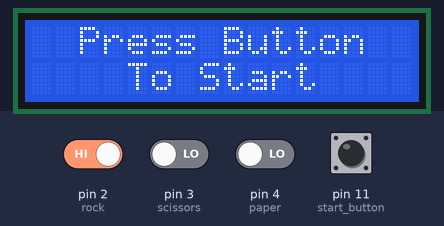
A sketch run on a simulated Arduino Uno, built with avr-gcc and run on an emulated ATmega328P. On the bench: 16×2 character LCD. The test bench sets the inputs (shaded band); at power-on: pin 2 (rock), pin 11 (start_button) HIGH, pin 3 (scissors), pin 4 (paper) LOW. Random numbers use the default seed unless the sketch sets one.

Above: at 1.2 s.
1.3 s: pin 11 (start_button) pulled LOW for 0.15 s
At 1.6 s:
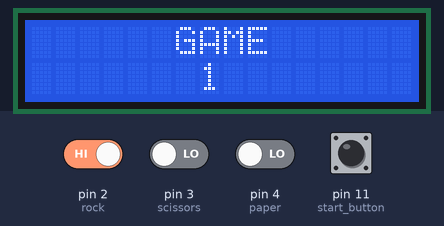
At 2.6 s:
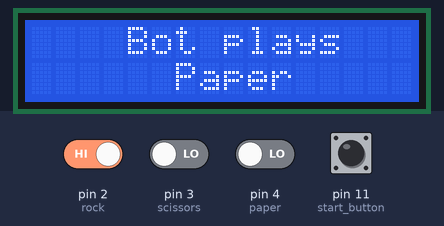
4.4 s: pin 3 (scissors) driven HIGH and pin 4 (paper) driven HIGH
7.4 s: pin 2 (rock) driven LOW
At 11.6 s:
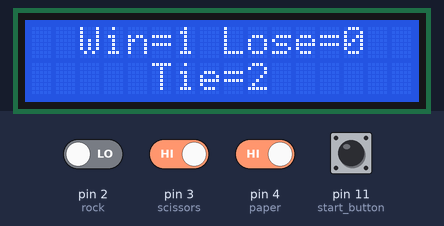
Timing chart, 0 to 13.1 s (numbered marks = the images above; inputs shaded):
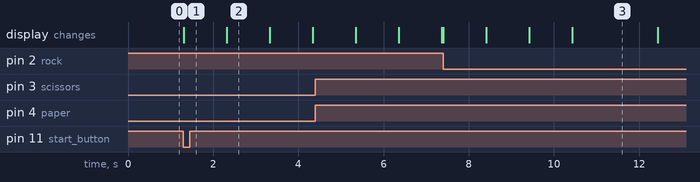

Measured:
- after the input at 1.3 s, the display: changes at once (image 1)
- after the input at 7.4 s, the display: first changes at once (image 3 shows a later state)
- what the display in image 2 shows lasts 1.0 s, from 2.3 s to 3.3 s

The sketch:

RPS_LCD.ino
```cpp
//Define lcd library
#include <LiquidCrystal.h>

//these are constants for input
const int rock=2;
const int paper=4;
const int scissors=3;

//this is the constant for the start button
const int start_button=11;

//these are global variables that count how mnay wins, losses, and ties a person has
int win;
int lose;
int tie;

//defines pins for lcd screen
LiquidCrystal lcd(5, 6, 7, 8, 9, 10);

//makes all LED's input or output
void setup(){
  lcd.begin(16, 2);
  pinMode(rock, INPUT);
  pinMode(paper, INPUT);
  pinMode(scissors, INPUT);
  pinMode(start_button, INPUT);
  Serial.begin(9600);
}

void loop(){
  //makes win, lose, and tie 0
  win=0;
  lose=0;
  tie=0;
  lcd.setCursor(0, 0);
  lcd.print("  Press Button  ");
  lcd.setCursor(0, 1);
  lcd.print("    To Start    ");//tells them to press the start button
  int button_read=digitalRead(start_button);
  if (button_read==LOW){//waits for them to press it
  lcd.clear();
  lcd.setCursor(0, 0);
  lcd.print("  Rock, Paper,  ");
  lcd.setCursor(0, 1);
  lcd.print("   or Scissors  ");//tells them to press rock paper or scissors
  for (int i=1; i<4; i++){//runs three times because it is best of three
  int rockbutton=digitalRead(rock);
  int paperbutton=digitalRead(paper);
  int scissorsbutton=digitalRead(scissors);//reads all three buttons
  while (rockbutton==HIGH && paperbutton==HIGH && scissorsbutton==HIGH){//waits for one to be pressed
  rockbutton=digitalRead(rock);
  paperbutton=digitalRead(paper);
  scissorsbutton=digitalRead(scissors);//reads them again
  }
    lcd.clear();
    int rps=random(1, 4);//generates a random number and turns on LED based on that number
    if (rps==1){
      lcd.setCursor(0,0);
      lcd.print("      GAME      ");
      lcd.setCursor(0,1);
      lcd.print("       ");
      lcd.print(i, DEC);
      lcd.print("        ");//prints what game they are on
      delay(1000);
      lcd.clear();
      lcd.setCursor(0, 0);
      lcd.print("    Bot plays   ");//says what the bot plays
      lcd.setCursor(0, 1);
      lcd.print("      Rock      ");
      delay(1000);
    }
    else if (rps==2){
      lcd.setCursor(0,0);
      lcd.print("      GAME      ");
      lcd.setCursor(0,1);
      lcd.print("       ");
      lcd.print(i, DEC);
      lcd.print("        ");//prints what game they are on
      delay(1000);
      lcd.clear();
      lcd.setCursor(0, 0);
      lcd.print("    Bot plays   ");
      lcd.setCursor(0, 1);
      lcd.print("      Paper     ");//says what the bot plays
      delay(1000);
    }
    else if (rps==3){
      lcd.setCursor(0,0);
      lcd.print("      GAME      ");
      lcd.setCursor(0,1);
      lcd.print("       ");
      lcd.print(i, DEC);
      lcd.print("        ");//prints what game they are on
      delay(1000);
      lcd.clear();
      lcd.setCursor(0, 0);
      lcd.print("    Bot plays   ");
      lcd.setCursor(0, 1);
      lcd.print("    Scissors    ");//says what the bot plays
      delay(1000);
    }
    //the next 9 ifs determine who wins based on what the bot plays and what button the person pressed. Then they print whether you won, lost, or tied. Also adds to variables win, lose, and tie as the game goes on
    if (rockbutton==LOW && rps==1){
      lcd.clear();
      lcd.setCursor(0, 0);
      lcd.print("       YOU      ");
      lcd.setCursor(0, 1);
      lcd.print("       TIE      ");
      delay(1000);
      tie++;
      lcd.clear();
      lcd.setCursor(0, 0);
      lcd.print("  Rock, Paper,  ");
      lcd.setCursor(0, 1);
      lcd.print("   or Scissors  ");
    }
    else if (rockbutton==LOW && rps==2){
      lcd.clear();
      lcd.setCursor(0, 0);
      lcd.print("       YOU      ");
      lcd.setCursor(0, 1);
      lcd.print("      LOSE      ");
      delay(1000);
      lose++;
      lcd.clear();
      lcd.setCursor(0, 0);
      lcd.print("  Rock, Paper,  ");
      lcd.setCursor(0, 1);
      lcd.print("   or Scissors  ");
    }
    else if (rockbutton==LOW && rps==3){
      lcd.clear();
      lcd.setCursor(0, 0);
      lcd.print("       YOU      ");
      lcd.setCursor(0, 1);
      lcd.print("       WIN      ");
      delay(1000);
      win++;
      lcd.clear();
      lcd.setCursor(0, 0);
      lcd.print("  Rock, Paper,  ");
      lcd.setCursor(0, 1);
      lcd.print("   or Scissors  ");
    }
    else if (paperbutton==LOW && rps==1){
      lcd.clear();
      lcd.setCursor(0, 0);
      lcd.print("       YOU      ");
      lcd.setCursor(0, 1);
      lcd.print("       WIN      ");
      delay(1000);
      win++;
      lcd.clear();
      lcd.setCursor(0, 0);
      lcd.print("  Rock, Paper,  ");
      lcd.setCursor(0, 1);
      lcd.print("   or Scissors  ");
    }
    else if (paperbutton==LOW && rps==2){
      lcd.clear();
      lcd.setCursor(0, 0);
      lcd.print("       YOU      ");
      lcd.setCursor(0, 1);
      lcd.print("       TIE      ");
      delay(1000);
      tie++;
      lcd.clear();
      lcd.setCursor(0, 0);
      lcd.print("  Rock, Paper,  ");
      lcd.setCursor(0, 1);
      lcd.print("   or Scissors  ");
    }
    else if (paperbutton==LOW && rps==3){
      lcd.clear();
      lcd.setCursor(0, 0);
      lcd.print("       YOU      ");
      lcd.setCursor(0, 1);
      lcd.print("      LOSE      ");
      delay(1000);
      lose++;
      lcd.clear();
      lcd.setCursor(0, 0);
      lcd.print("  Rock, Paper,  ");
      lcd.setCursor(0, 1);
      lcd.print("   or Scissors  ");
    }
    else if (scissorsbutton==LOW && rps==1){
      lcd.clear();
      lcd.setCursor(0, 0);
      lcd.print("       YOU      ");
      lcd.setCursor(0, 1);
      lcd.print("      LOSE      ");
      delay(1000);
      lose++;
      lcd.clear();
      lcd.setCursor(0, 0);
      lcd.print("  Rock, Paper,  ");
      lcd.setCursor(0, 1);
      lcd.print("   or Scissors  ");
    }
    else if (scissorsbutton==LOW && rps==2){
      lcd.clear();
      lcd.setCursor(0, 0);
      lcd.print("       YOU      ");
      lcd.setCursor(0, 1);
      lcd.print("       WIN      ");
      delay(1000);
      win++;
      lcd.clear();
      lcd.setCursor(0, 0);
      lcd.print("  Rock, Paper,  ");
      lcd.setCursor(0, 1);
      lcd.print("   or Scissors  ");
    }
    else if (scissorsbutton==LOW && rps==3){
      lcd.clear();
      lcd.setCursor(0, 0);
      lcd.print("       YOU      ");
      lcd.setCursor(0, 1);
      lcd.print("       TIE      ");
      delay(1000);
      tie++;
      lcd.clear();
      lcd.setCursor(0, 0);
      lcd.print("  Rock, Paper,  ");
      lcd.setCursor(0, 1);
      lcd.print("   or Scissors  ");
    }
  }
  lcd.clear();
  lcd.setCursor(0, 0);
  lcd.print("  Win=");
  lcd.print(win, DEC);
  lcd.print(" Lose=");
  lcd.print(lose, DEC);
  lcd.print("   ");
  lcd.setCursor(0, 1);
  lcd.print("     Tie=");
  lcd.print(tie, DEC);
  lcd.print("      ");
  delay(2000);//prints how many wins, losses, and ties they had
  if (win>1){//prints whether they won, lost, or tied overall
    lcd.clear();
    lcd.setCursor(0, 0);
    lcd.print("       YOU      ");
    lcd.setCursor(0, 1);
    lcd.print("       WIN!     ");
    delay(2000);
  }
  else if(lose>1){
    lcd.clear();
    lcd.setCursor(0, 0);
    lcd.print("       YOU      ");
    lcd.setCursor(0, 1);
    lcd.print("      LOSE      ");
    delay(2000);
  }
  else if (tie>1){
    if (win==1){
      lcd.clear();
      lcd.setCursor(0, 0);
      lcd.print("       YOU      ");
      lcd.setCursor(0, 1);
      lcd.print("       WIN!     ");
      delay(2000);
    }
    else if (lose==1){
      lcd.clear();
      lcd.setCursor(0, 0);
      lcd.print("       YOU      ");
      lcd.setCursor(0, 1);
      lcd.print("      LOSE      ");
      delay(2000);
    }
    else{
      lcd.clear();
      lcd.setCursor(0, 0);
      lcd.print("       YOU      ");
      lcd.setCursor(0, 1);
      lcd.print("       TIE      ");
      delay(2000);
    }
  }
  if (tie==1 && lose==1 && win==1){
      lcd.clear();
      lcd.setCursor(0, 0);
      lcd.print("       YOU      ");
      lcd.setCursor(0, 1);
      lcd.print("       TIE      ");
      delay(2000);
  }
  }

}
```
